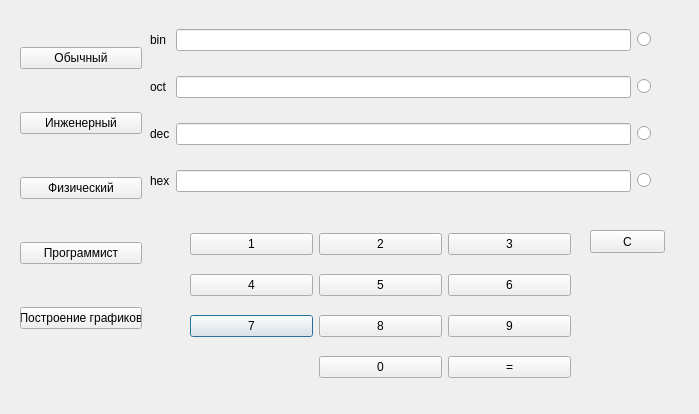
<?xml version="1.0" encoding="UTF-8"?>
<ui version="4.0">
 <class>MainWindow</class>
 <widget class="QDialog" name="MainWindow">
  <property name="geometry">
   <rect>
    <x>0</x>
    <y>0</y>
    <width>699</width>
    <height>414</height>
   </rect>
  </property>
  <property name="windowTitle">
   <string>Calculator</string>
  </property>
  <widget class="QWidget" name="gridLayoutWidget">
   <property name="geometry">
    <rect>
     <x>190</x>
     <y>220</y>
     <width>381</width>
     <height>171</height>
    </rect>
   </property>
   <layout class="QGridLayout" name="gridLayout">
    <item row="3" column="0">
     <widget class="QPushButton" name="btn7">
      <property name="text">
       <string>7</string>
      </property>
     </widget>
    </item>
    <item row="2" column="0">
     <widget class="QPushButton" name="btn4">
      <property name="text">
       <string>4</string>
      </property>
     </widget>
    </item>
    <item row="3" column="1">
     <widget class="QPushButton" name="btn8">
      <property name="text">
       <string>8</string>
      </property>
     </widget>
    </item>
    <item row="2" column="2">
     <widget class="QPushButton" name="btn6">
      <property name="text">
       <string>6</string>
      </property>
     </widget>
    </item>
    <item row="3" column="2">
     <widget class="QPushButton" name="btn9">
      <property name="text">
       <string>9</string>
      </property>
     </widget>
    </item>
    <item row="4" column="1">
     <widget class="QPushButton" name="btn0">
      <property name="text">
       <string>0</string>
      </property>
     </widget>
    </item>
    <item row="1" column="0">
     <widget class="QPushButton" name="btn1">
      <property name="text">
       <string>1</string>
      </property>
     </widget>
    </item>
    <item row="2" column="1">
     <widget class="QPushButton" name="btn5">
      <property name="text">
       <string>5</string>
      </property>
     </widget>
    </item>
    <item row="1" column="2">
     <widget class="QPushButton" name="btn3">
      <property name="text">
       <string>3</string>
      </property>
     </widget>
    </item>
    <item row="4" column="2">
     <widget class="QPushButton" name="btn_eq">
      <property name="text">
       <string>=</string>
      </property>
     </widget>
    </item>
    <item row="1" column="1">
     <widget class="QPushButton" name="btn2">
      <property name="text">
       <string>2</string>
      </property>
     </widget>
    </item>
   </layout>
  </widget>
  <widget class="QWidget" name="gridLayoutWidget_4">
   <property name="geometry">
    <rect>
     <x>20</x>
     <y>10</y>
     <width>122</width>
     <height>361</height>
    </rect>
   </property>
   <layout class="QGridLayout" name="gridLayout_4">
    <item row="0" column="0">
     <widget class="QPushButton" name="common">
      <property name="text">
       <string>Обычный</string>
      </property>
     </widget>
    </item>
    <item row="1" column="0">
     <widget class="QPushButton" name="engineer">
      <property name="text">
       <string>Инженерный</string>
      </property>
     </widget>
    </item>
    <item row="4" column="0">
     <widget class="QPushButton" name="graf_building">
      <property name="text">
       <string>Построение графиков</string>
      </property>
     </widget>
    </item>
    <item row="3" column="0">
     <widget class="QPushButton" name="programmer">
      <property name="text">
       <string>Программист</string>
      </property>
     </widget>
    </item>
    <item row="2" column="0">
     <widget class="QPushButton" name="physics">
      <property name="text">
       <string>Физический</string>
      </property>
     </widget>
    </item>
   </layout>
  </widget>
  <widget class="QWidget" name="gridLayoutWidget_5">
   <property name="geometry">
    <rect>
     <x>150</x>
     <y>10</y>
     <width>501</width>
     <height>201</height>
    </rect>
   </property>
   <layout class="QGridLayout" name="gridLayout_5">
    <item row="2" column="0">
     <widget class="QLabel" name="label">
      <property name="text">
       <string>dec</string>
      </property>
     </widget>
    </item>
    <item row="0" column="1">
     <widget class="QLineEdit" name="line_bin"/>
    </item>
    <item row="3" column="0">
     <widget class="QLabel" name="label_2">
      <property name="text">
       <string>hex</string>
      </property>
     </widget>
    </item>
    <item row="0" column="0">
     <widget class="QLabel" name="label_4">
      <property name="text">
       <string>bin</string>
      </property>
     </widget>
    </item>
    <item row="1" column="0">
     <widget class="QLabel" name="label_3">
      <property name="text">
       <string>oct</string>
      </property>
     </widget>
    </item>
    <item row="1" column="1">
     <widget class="QLineEdit" name="line_oct"/>
    </item>
    <item row="3" column="1">
     <widget class="QLineEdit" name="line_hex"/>
    </item>
    <item row="2" column="1">
     <widget class="QLineEdit" name="line_dec"/>
    </item>
    <item row="0" column="2">
     <widget class="QRadioButton" name="bin">
      <property name="text">
       <string/>
      </property>
     </widget>
    </item>
    <item row="1" column="2">
     <widget class="QRadioButton" name="oct">
      <property name="text">
       <string/>
      </property>
     </widget>
    </item>
    <item row="2" column="2">
     <widget class="QRadioButton" name="dec">
      <property name="text">
       <string/>
      </property>
     </widget>
    </item>
    <item row="3" column="2">
     <widget class="QRadioButton" name="hex">
      <property name="text">
       <string/>
      </property>
     </widget>
    </item>
   </layout>
  </widget>
  <widget class="QPushButton" name="btn_c">
   <property name="geometry">
    <rect>
     <x>590</x>
     <y>230</y>
     <width>75</width>
     <height>23</height>
    </rect>
   </property>
   <property name="text">
    <string>C</string>
   </property>
  </widget>
 </widget>
 <resources/>
 <connections/>
</ui>
